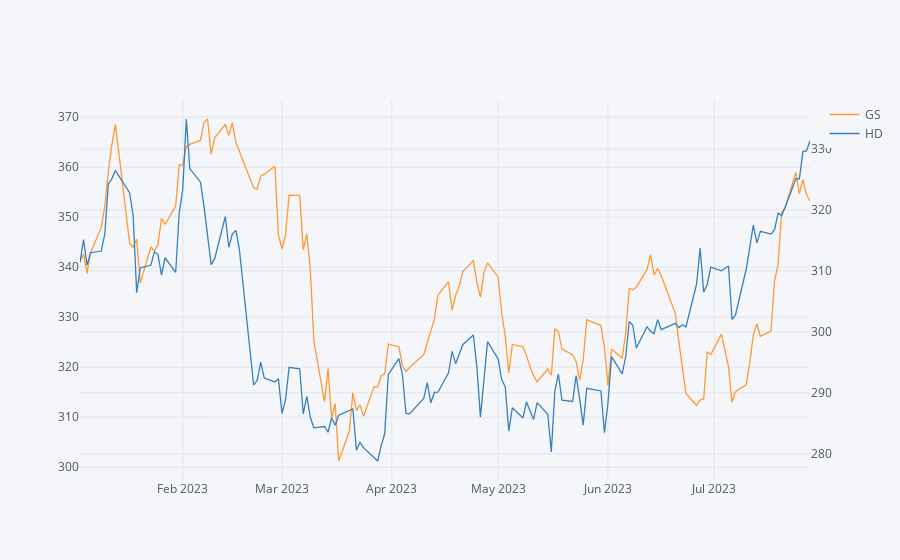

Notebook code for this chart:
### Code cell
# Ploting selected stocks
# Use secondary axis
df4[['GS', 'HD']].iplot(secondary_y='HD')

### Figure 1 — Plotly figure (JSON) as saved in the notebook; plotly's stock layout.template omitted (floating-point values rounded to 4 significant figures; data arrays with more than 128 entries replaced by an {"elided": "..."} marker saying what was removed)
{"data": [{"line": {"color": "rgba(255, 153, 51, 1.0)", "dash": "solid", "shape": "linear", "width": 1.3}, "mode": "lines", "name": "GS", "text": "", "type": "scatter", "x": {"elided": "143 str values"}, "y": {"elided": "143 float values"}}, {"line": {"color": "rgba(55, 128, 191, 1.0)", "dash": "solid", "shape": "linear", "width": 1.3}, "mode": "lines", "name": "HD", "text": "", "type": "scatter", "x": {"elided": "143 str values"}, "xaxis": "x", "y": {"elided": "143 float values"}, "yaxis": "y2"}], "layout": {"legend": {"bgcolor": "#F5F6F9", "font": {"color": "#4D5663"}}, "paper_bgcolor": "#F5F6F9", "plot_bgcolor": "#F5F6F9", "title": {"font": {"color": "#4D5663"}}, "xaxis": {"gridcolor": "#E1E5ED", "showgrid": true, "tickfont": {"color": "#4D5663"}, "title": {"font": {"color": "#4D5663"}, "text": ""}, "zerolinecolor": "#E1E5ED"}, "yaxis": {"gridcolor": "#E1E5ED", "showgrid": true, "tickfont": {"color": "#4D5663"}, "title": {"font": {"color": "#4D5663"}, "text": ""}, "zerolinecolor": "#E1E5ED"}, "yaxis2": {"anchor": "x", "gridcolor": "#E1E5ED", "overlaying": "y", "showgrid": true, "side": "right", "tickfont": {"color": "#4D5663"}, "title": {"text": ""}, "zerolinecolor": "#E1E5ED"}}}
